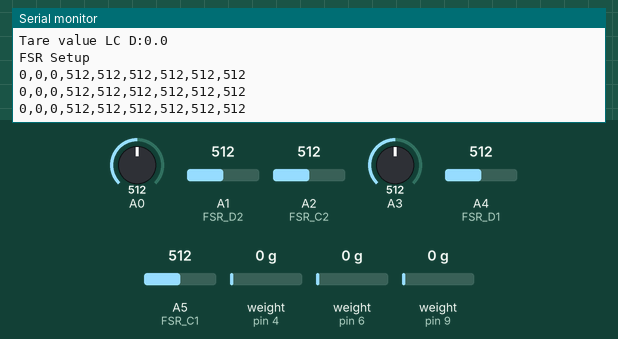
A sketch run on a simulated Arduino Uno, built with avr-gcc and run on an emulated ATmega328P. On the bench: the last lines printed to the serial monitor. Inputs (shaded band) come from the test bench; at power-on: weight on the scale (sensors on pin 4, pin 6, pin 9) 0 g, A0 = 512, A1 (FSR_D2) = 512, A2 (FSR_C2) = 512, A3 = 512, A4 (FSR_D1) = 512, A5 (FSR_C1) = 512. Storage starts empty.

Above: at 4.8 s.
4.9 s: weight on the scale (sensor on pin 4) set to 100 g
At 5.43 s:
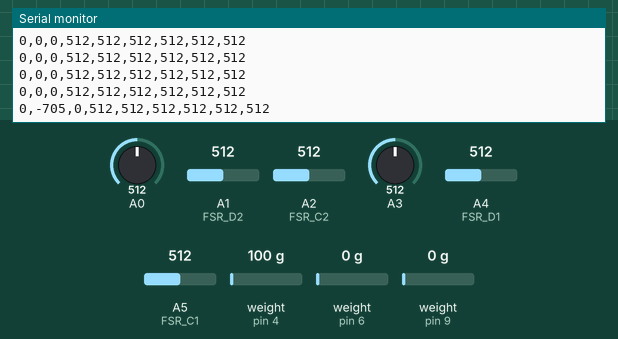
6.4 s: weight on the scale (sensor on pin 6) set to 100 g
At 6.68 s:
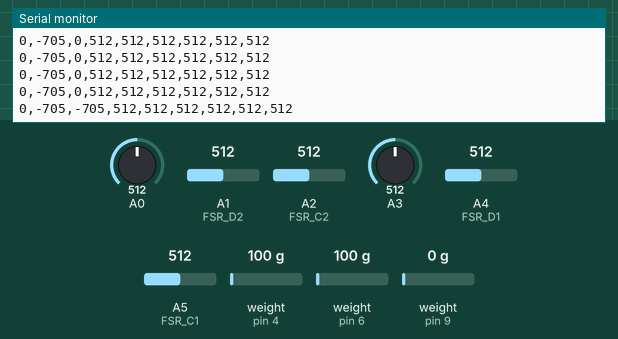
7.9 s: weight on the scale (sensor on pin 9) set to 100 g
At 7.94 s:
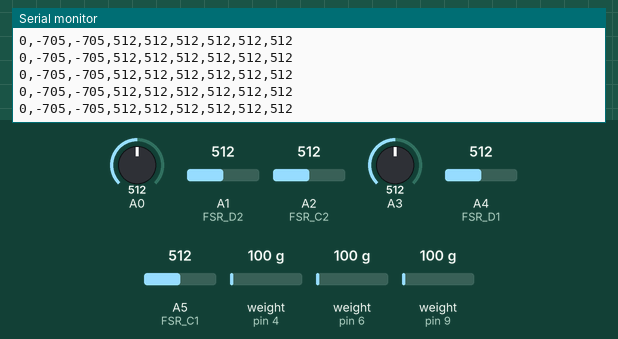
10.9 s: A0 set to 716
At 11.09 s:
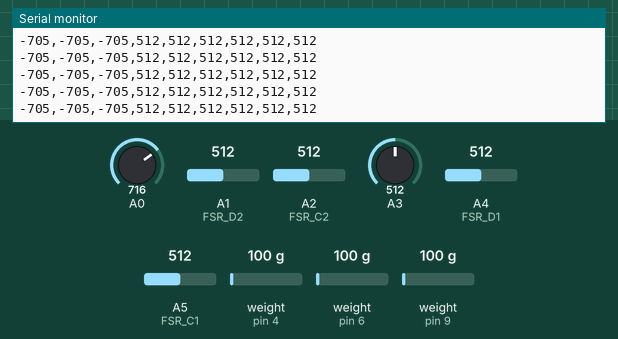
12.4 s: A1 (FSR_D2) set to 716
At 12.66 s:
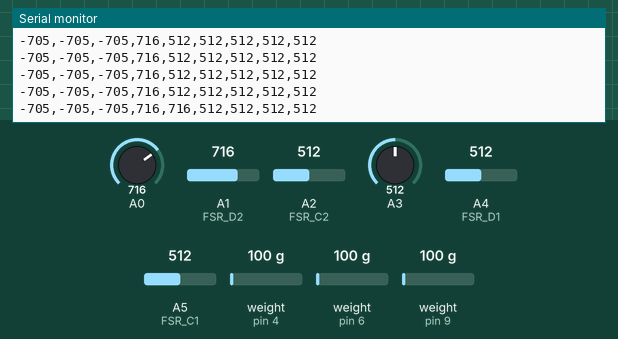
13.9 s: A2 (FSR_C2) set to 716
At 13.92 s:
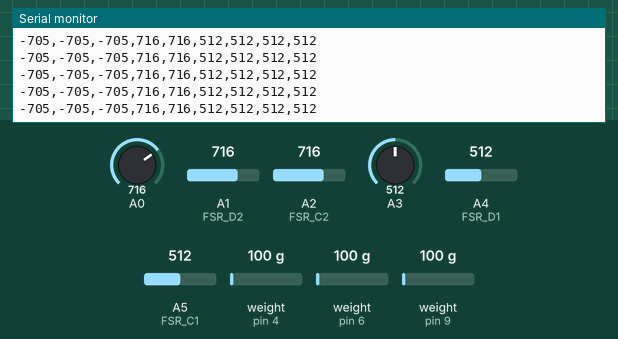

The sketch:

sensorshield_v2.ino
```cpp
/*
Code to record data for the Strata-S1 experiment.

Full code will read from all sensors in the experiment tubes.

In the current iteration, the Strata-S1 experiment consists of:
Tube A: Strata-sphere -- no sensors
Tube B: Load Cell only
Tube C: Load Cell, FSR1, FSR2
Tube D: Load Cell, FSR1, FSR2

All tubes also have an Entrapulator - code for controlling those is separate.

This code will take data the enitre time the experiment is powered, so should run the whole flight.

*/
////////////////////////////////////////////////////////////////////////////////////////
//       Digital I/O
////////////////////////////////////////////////////////////////////////////////////////
//#define  "X"                 SCL   // Not used.
//#define  "X"                 SDA   // Not used.
//#define  "X"                 AREF  // Not used.
//#define  "X"                 GND   // Not used.
#define  CLK                 13    // SDcard CLK
#define  MISO                12    // SDcard MISO
#define  MOSI                11    // SDcard MOSI
#define  LC_B_CLK            10    // Tube B Load Cell CLK
#define  LC_B_DOUT            9    // Tube B Load Cell DATA OUT
#define  chipSelect           8    // SDcard chipSelect

#define  LC_D_CLK             7    // Tube D Load Cell CLK
#define  LC_D_DOUT            6    // Tube D Load Cell DATA OUT
#define  LC_C_CLK             5    // Tube C Load Cell CLK
#define  LC_C_DOUT            4    // Tube C Load Cell DATA OUT
//#define  "X"                  3    // Not used.
//#define  "X"                  2    // Not used.
//#define  "X"                  1    // Not used.
//#define  "X"                  0    // Not used.

////////////////////////////////////////////////////////////////////////////////////////
//       Analog In 6
////////////////////////////////////////////////////////////////////////////////////////
//#define  FSR_B1               A0   // Tube B FSR 1 data - not used
#define  FSR_D2               A1   // Tube D FSR 2
#define  FSR_C2               A2   // Tube C FSR 2
//#define  FSR_C2               A3   // Tube C FSR 2  - not used
#define  FSR_D1               A4   // Tube D FSR 1
#define  FSR_C1               A5   // Tube C FSR 1


////////////////////////////////////////////////////////////////////////////////////////
//       Command Routine Variables and Include files
////////////////////////////////////////////////////////////////////////////////////////

#include <HX711.h>
#include <SPI.h>
#include <SD.h>

// LOAD CELLS
// Need to calibrate the Load Cells before flight to get this value
#define calfactor_LC_B -7050.0 //This value is obtained using the SparkFun_HX711_Calibration sketch
#define calfactor_LC_C -7050.0 //This value is obtained using the SparkFun_HX711_Calibration sketch
#define calfactor_LC_D -7050.0 //This value is obtained using the SparkFun_HX711_Calibration sketch

HX711 loadcell_B;
HX711 loadcell_C;
HX711 loadcell_D;

// FSRs
// Measure the voltage at 5V and resistance of your 3.3k resistor, and enter
// their value's below:
const float VCC = 4.98; // Measured voltage of Ardunio 5V line
const float R_DIV = 3230.0; // Measured resistance of 3.3k resistor

// Set up file to save data
File initFile;
File dataFile;

void setup() {
// Open serial port
  Serial.begin(9600);
//  while(!Serial){
     ; // wait for serial port to connect. Needed for native USB port only
//  }

// ***Set up SD card***
  Serial.print("Initializing SD card...");

  if (!SD.begin(chipSelect)) {
    Serial.println("Card initialization failed!");
    // don't do anything more
    while (1);
  }
  Serial.println("Card initialized.");

// ** Open a file to write the initilization values. **
// Note that only one file can be open at a time, so you have to close this one before opening another.  Serial.println(dataString);
  initFile = SD.open("initial.txt",  FILE_WRITE);

// ***LOAD CELLS***
  Serial.println("Load Cell Setup");

// Set up load cell in Tube B
  loadcell_B.begin(LC_B_DOUT, LC_B_CLK);
  loadcell_B.set_scale(calfactor_LC_B); //This value is obtained by using the SparkFun_HX711_Calibration sketch
  loadcell_B.tare(); //Scales the values to the fully compressed state.
  Serial.print("Tare value  LC B:");
  Serial.println(loadcell_B.get_units(), 1);
  initFile.print("Tare value  LC B:");
  initFile.println(loadcell_B.get_units(), 1);

// Set up load cell in Tube C
  loadcell_C.begin(LC_C_DOUT, LC_C_CLK);
  loadcell_C.set_scale(calfactor_LC_C); //This value is obtained by using the SparkFun_HX711_Calibration sketch
  loadcell_C.tare(); //Scales the values to the fully compressed state.
  Serial.print("Tare value  LC C:");
  Serial.println(loadcell_C.get_units(), 1);
  initFile.print("Tare value  LC C:");
  initFile.println(loadcell_C.get_units(), 1);


// Set up load cell in Tube B
  loadcell_D.begin(LC_D_DOUT, LC_D_CLK);
  loadcell_D.set_scale(calfactor_LC_D); //This value is obtained by using the SparkFun_HX711_Calibration sketch
  loadcell_D.tare(); //Scales the values to the fully compressed state.
  Serial.print("Tare value LC D:");
  Serial.println(loadcell_D.get_units(), 1);
  initFile.print("Tare value  LC D:");
  initFile.println(loadcell_D.get_units(), 1);


// ***FSRs***
// Set up FSRs in Tube B - not used
  Serial.println("FSR Setup");

//  pinMode(FSR_B1, INPUT);
//  pinMode(FSR_B2, INPUT);

// Set up FSRs in Tube C
  pinMode(FSR_C1, INPUT);
  pinMode(FSR_C2, INPUT);

// Set up FSRs in Tube D
  pinMode(FSR_D1, INPUT);
  pinMode(FSR_D2, INPUT);

// Close the initilization file on the SD card
  initFile.close();

// write that we've restarted the file to the SDcard
  dataFile = SD.open("datalog.txt",  FILE_WRITE);
  dataFile.println("New data");
  dataFile.pringln("LC_B,LC_C,LC_D,FSR_B1,FSR_C1,FSR_D1,FSR_B2,FSR_C2,FSR_D2");
  dataFile.close();

}

void loop() {

// ** Open the data file each time through the loop **
// Note that only one file can be open at a time, so you have to close this one before opening another.
  dataFile = SD.open("datalog.txt",  FILE_WRITE);


// make a string in which we'll the data to log:
  String dataString = "";
// example dataString"valLC_B,valLC_C,valLC_D,valFSR_C1,valFSR_C2,valFSR_D1,valFSR_D2"

// Read data from all of the sensors and put into the data file
// --> --> Need to make this save the load cell data to the SD Card
// *** LOAD CELLS ***
  long valLC_B = loadcell_B.read();                 //scale.read() gets values, here returns a float
  long valLC_C = loadcell_C.read();                 //scale.read() gets values, here returns a float
  long valLC_D = loadcell_D.read();                 //scale.read() gets values, here returns a float

// put into the datastring so that it can be written to the text file
  dataString += String(valLC_B);
  dataString += ",";
  dataString += String(valLC_C);
  dataString += ",";
  dataString += String(valLC_D);
  dataString += ",";

// ***FSRs***
// Read data from all FSRs and append to the string:
// note that this is just reading the raw values, will need to calibrate after
// note that A0 and A3 are unassigned, will just be 0s
  for (int analogPin = 0; analogPin < 6; analogPin++) {
    int sensor = analogRead(analogPin);
    dataString += String(sensor);
    if (analogPin < 5) {
      dataString += ",";
    }
  }

// if the file is available, write to it:
  if (dataFile) {
    dataFile.println(dataString);
    Serial.println(dataString);    // also print to serial port for testing
    dataFile.close();
  }
  else {
    Serial.println("error opening datalog.txt");
  }

}
```

Measured:
- after the input at 4.9 s, the serial monitor: prints a new line after 0.31 s (image 1)
- after the input at 6.4 s, the serial monitor: prints a new line after 0.07 s (image 2)
- after the input at 12.4 s, the serial monitor: prints a new line after 0.05 s (image 5)
